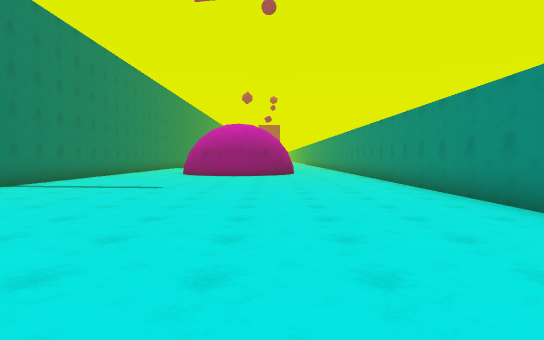
view 1 (above)

17 first-person views from a walk through a scene from a Unity 3-D project. The camera is 1.4 m above the floor, tilts 2° down and sees 75° across. The floor is counted in squares, 2 m on a side. Each view is taken from the middle of a square. On the plan, view 1 faces up. The plan holds only what a view shows up to about 11 squares ahead; the rest is blank. The place goes on beyond the plan. The player character is not drawn.

view 2
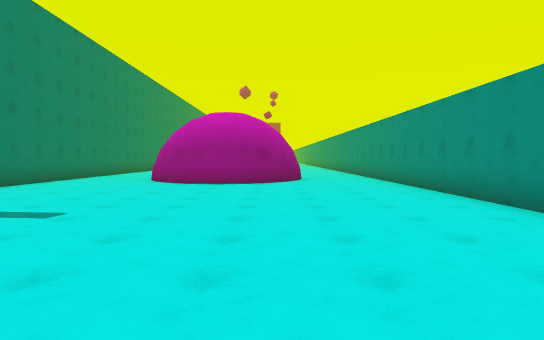

view 3
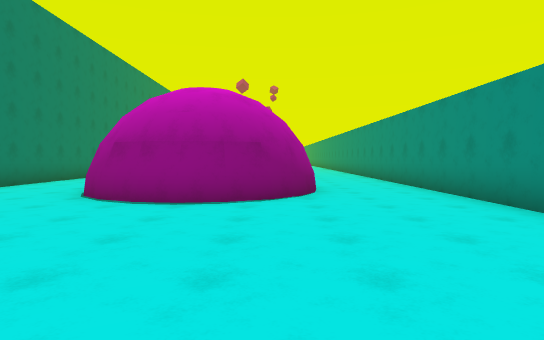

view 4
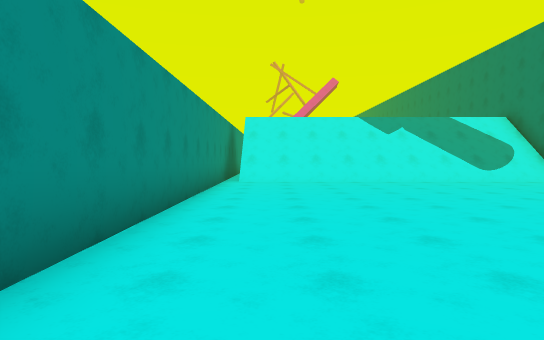

view 5
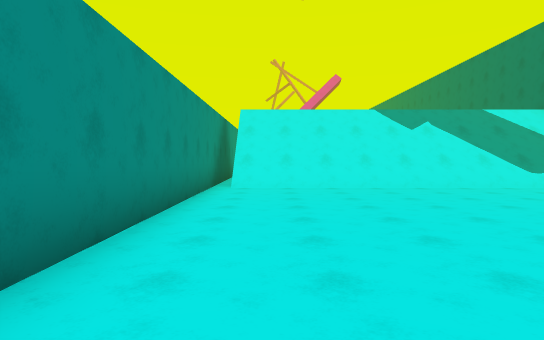

view 6
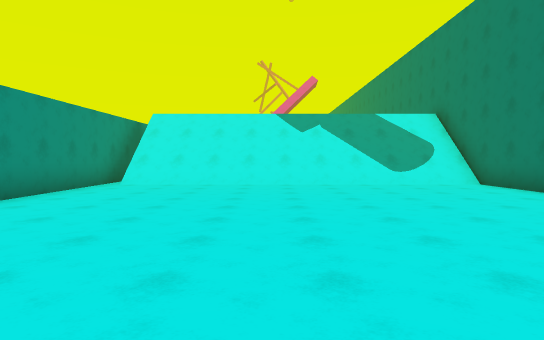

view 7
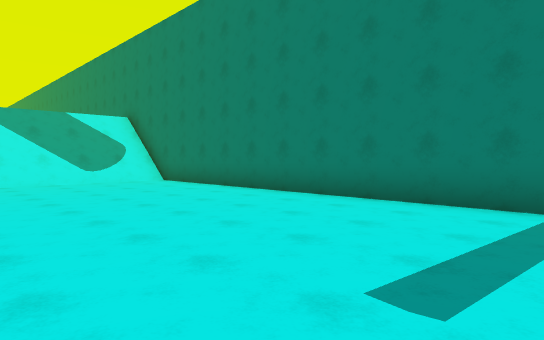

view 8
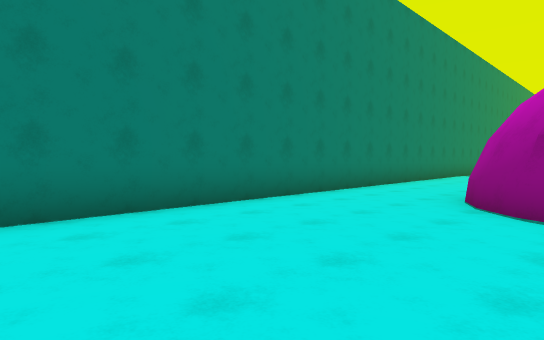

view 9
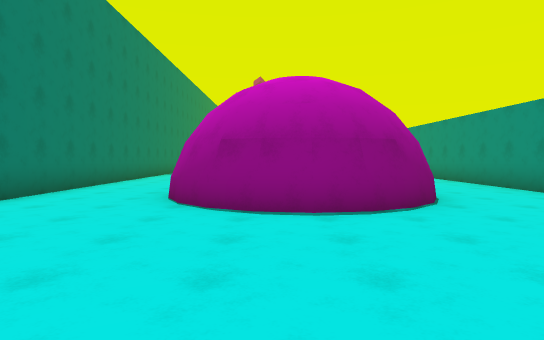

view 10
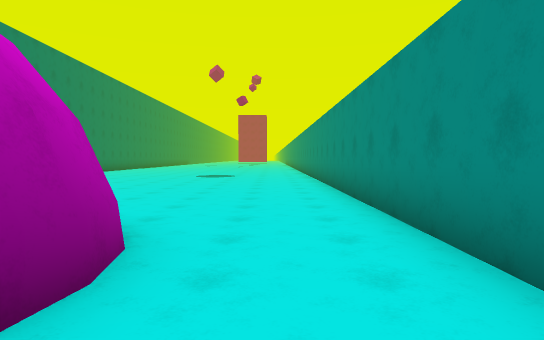

view 11
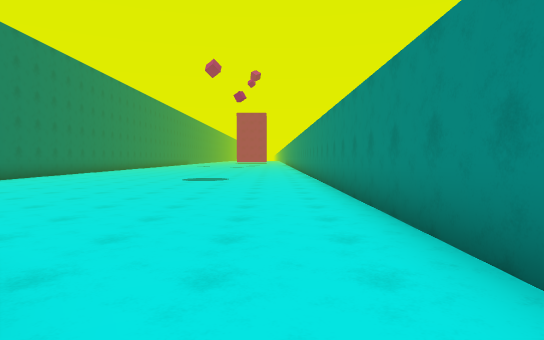

view 12
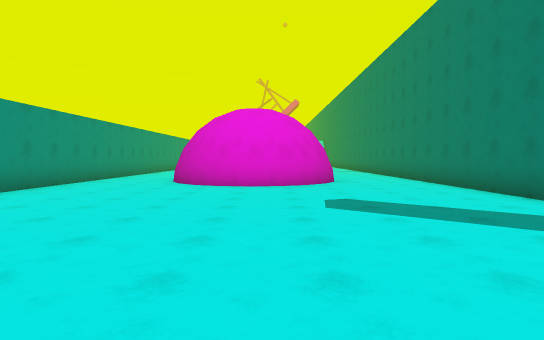

view 13
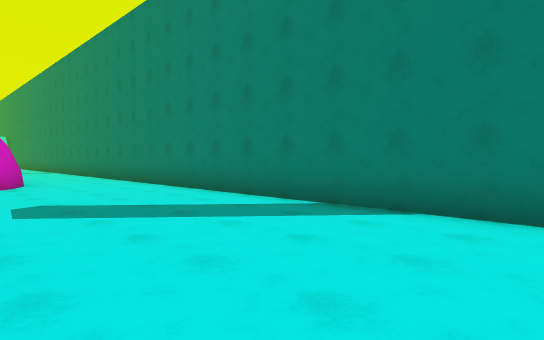

view 14
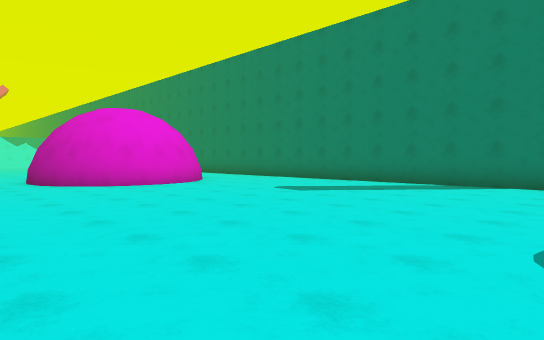

view 15
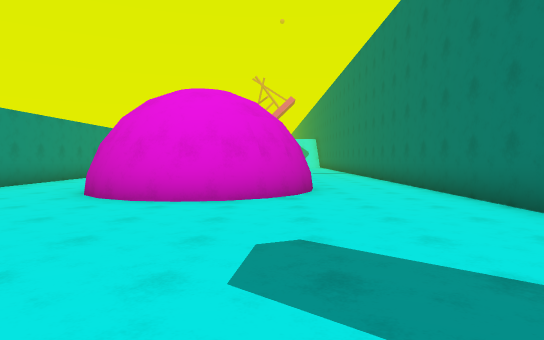

view 16
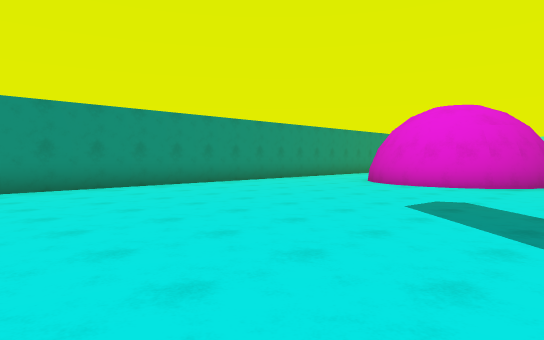

view 17
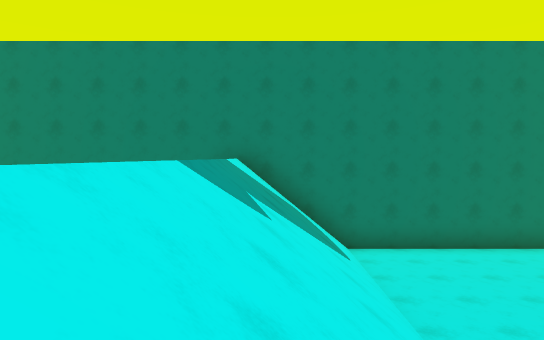

### Floor plan
Key: @ floor where view 1 was taken; # wall or solid block; . floor; / step, stairs or slope; v drop or lower ground.
Columns run from 7 left of view 1 to 4 right of it. Each row starts with its distance up from view 1.
 27  ..........#
 26 #..........#
 25 #..........#
 24 #..........#
 23 #..........#
 22 #..........#
 21 #..........#
 20 #..........#
 19 #..........#
 18 #...####...#
 17 #...#  #...#
 16 #...#  #...#
 15 #...#  #...#
 14 #...####...#
 13 #..........#
 12 #..........#
 11 #..........#
 10 #..........#
  9 #..........#
  8 #..........#
  7 #..........#
  6 #..........#
  5 #..........#
  4 #..........#
  3 #..........#
  2 #..........#
  1 #..........#
  0 #......@...#
 -1 #..........#
 -2 #/////////v#
 -3 #/////////v
 -4  vvvvvvvvvv
 -5  v
 -6  v

Where each view was taken, in squares from view 1:
view 1: 0 up, 0 right, facing up
view 2: 4 up, 0 right, facing up
view 3: 8 up, 0 right, facing up
view 4: 9 up, 2 right, facing down
view 5: 7 up, 2 right, facing down
view 6: 8 up, 1 left, facing down
view 7: 9 up, 1 left, facing down-left
view 8: 9 up, 2 left, facing up-left
view 9: 9 up, 2 left, facing up
view 10: 14 up, 2 right, facing up
view 11: 16 up, 2 right, facing up
view 12: 27 up, 2 left, facing down
view 13: 27 up, 2 left, facing down-left
view 14: 27 up, 3 right, facing down-left
view 15: 24 up, 3 left, facing down
view 16: 27 up, 5 left, facing down-right
view 17: 3 down, 2 right, facing left
